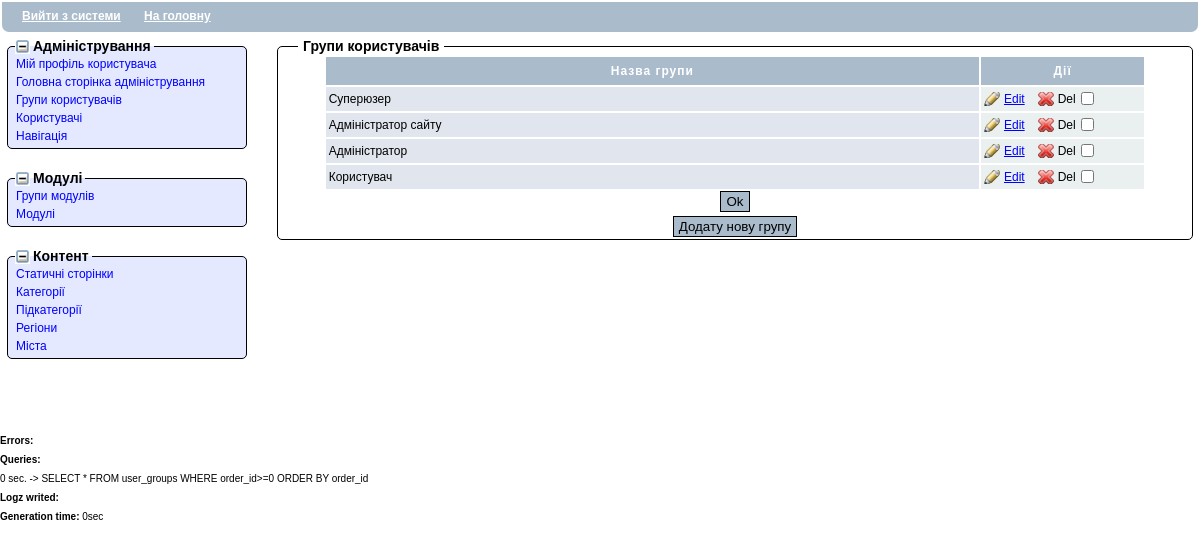
/admin.php?mod=admin_usergroups (signed in), run on the app's committed database.
### tables this page shows
CREATE TABLE `admin_modules` (
  `id` int(11) NOT NULL AUTO_INCREMENT,
  `group` int(11) DEFAULT NULL,
  `name` varchar(50) DEFAULT NULL,
  `module_id` varchar(50) DEFAULT NULL,
  `rights` varchar(255) DEFAULT NULL,
  `extra` enum('0','1') DEFAULT '0',
  `order_id` tinyint(4) DEFAULT '0',
  PRIMARY KEY (`id`),
  UNIQUE KEY `NewIndex1` (`module_id`),
  KEY `NewIndex2` (`group`)
);

CREATE TABLE `admin_mod_groups` (
  `id` int(11) NOT NULL AUTO_INCREMENT,
  `name` varchar(50) DEFAULT NULL,
  `order_id` int(11) DEFAULT '0',
  PRIMARY KEY (`id`)
);

### includes/system.php (called while the page is built, shortened)
<?php
	function check_user_login($uname, $pass, $remember, $src){
		global $errors, $logger;
		$serv_name = $_SERVER['SERVER_NAME'];
		$serv_name=preg_replace('/^www\./si','',$serv_name);
		$res=sql_do("SELECT users.*, user_groups.name AS group_name, user_groups.code AS group_code, user_groups.is_admin, user_groups.admin_rights,
					user_groups.order_id
					FROM users
					LEFT JOIN user_groups ON user_groups.id=users.group
					WHERE users.active=1 AND users.login='".mysql_escape_string($uname)."'");
		if($q=mysql_fetch_array($res,MYSQL_ASSOC)){
			$q['admin_rights']=unserialize($q['admin_rights']);
			if(($src=='cook' && $pass==$q['pass']) || md5($pass.$q['register_date'])==$q['pass']){
				$user=$q;
				$user['logged_in']=true;
				$login_now=0;
				$now=time();
				return $user;
			}else{
				$errors['user_login']='User password incorrect!';
				$logger['user_login']=date('D, d M Y H:i:s', time()).': Attempt to log in from '.$_SERVER['REMOTE_ADDR'].' as '.$uname.';';
				setcookie('login','',time()-3600,'/',$serv_name);
				setcookie('pass','',time()-3600,'/',$serv_name);
			}
		}
		else{
            $errors['user_login']='User login incorrect!';
			$logger['user_login']=date('D, d M Y H:i:s', time()).': Attempt to log in from '.$_SERVER['REMOTE_ADDR'].' as '.$uname.';';
			setcookie('login','',time()-3600,'/',$serv_name);
			setcookie('pass','',time()-3600,'/',$serv_name);
		}
	}
	function sql_do($query){
		global $errors,$queries;
		$start=microtime_float();
		$res=mysql_query($query);
		$end=microtime_float();
		if(!$res){
			$errors[$query]='<font color="blue" size="2"><b>'.mysql_error().'</b></font>';
		}
		else{
			$queries[round($end-$start,4).' sec.']=$query;
		}
		return $res;
	}
	function microtime_float() {
		list($usec, $sec) = explode(" ", microtime());
		return ((float)$usec + (float)$sec);
	}
?>

### definitions.php (called while the page is built, shortened)
<?php
require_once('includes/config.php');
require_once('includes/system.php');
$serv_name = $_SERVER['SERVER_NAME'];;
$serv_name=preg_replace('/^www\./si','',$serv_name);
$config['serv_name']=$serv_name;
$lang=!empty($_GET['lang']) ? $_GET['lang'] : $g_config['def_lang'];
$config['lang']=$lang;
$config['langs']=$g_config['langs'];
$config['lang_arr']=$lang_arr;
$config['url_conf']=$g_config['root_path'];
$config['url_conf_lang']=$lang==$g_config['def_lang'] ? $config['url_conf'] : $config['url_conf'].$lang.'/';
global $user, $errors, $content, $logger;
if(!empty($_COOKIE['login'])&&!empty($_COOKIE['pass'])){
	$user=check_user_login($_COOKIE['login'],$_COOKIE['pass'],'true','cook');
}
elseif(!empty($_COOKIE['fb_id'])){
	$user=check_fb_user_login($_COOKIE['fb_id']);
}
elseif(!empty($_COOKIE['vk_id'])){
	$user=check_vk_user_login($_COOKIE['vk_id']);
}
elseif(!empty($_POST['user_username'])&&!empty($_POST['user_pass'])&&!$user['logged_in']){
	$user=check_user_login($_POST['user_username'],$_POST['user_pass'],$_POST['user_remember'],'post');
}
?>

### includes/config.php (called while the page is built, shortened)
<?
	global $g_config, $cache_time;
	$g_config['db_host']='localhost';
	$g_config['db_user']='root';
	$g_config['db_pass']='';
	$g_config['db_name']='bizcar';
	$g_config['root_path']='/';
	$g_config['per_page']='10';
	$g_config['langs']=array('ukr','rus');
	$g_config['def_lang']='ukr';
?>

### includes/lang/ukr.php (called while the page is built)
<?
	$lang_arr=array(
		'register'=>'Реєстрація',
		'add'=>'Додати оголошення',
		'read_more'=>'читати далі',
		'date'=>'Додано',
        'cat'=>'Категорія',
        'subcat'=>'Підкатегорія',
        'region'=>'Регіон',
        'city'=>'Місто',
        'title'=>'Назва',
        'descr'=>'Опис',
        'phone'=>'Номер телефону',
        'mail'=>'Електронна пошта',
        'url'=>'Посилання',
        'skype'=>'Skype',
        'price'=>'Ціна',
        'contact_name'=>'Ваше ім\'я',
        'expire_date'=>'Розмістити до',
        'not_sel'=>'Не обрано',
        'add_true'=>'Ваше оголошення успішно додано!',
        'uname'=>'Логін',
        'upass'=>'Пароль',
        'rupass'=>'Пароль ще раз',
        'adress'=>'Адреса',
        'icq'=>'icq',
        'blog_alias'=>'Псевдонім блогу',
        'blog_name'=>'Назва блогу',
        'get_blog'=>'Завести блог',
        'not_set'=>' не заповнене',
        'passw_not_m'=>'Паролі не співпадають!',
        'title_ad'=>'Заголовок',
        'expires'=>'Розмістити до',
        'check_input'=>'Перевірте правильність заповнення поля ',
        'errors'=>'Виникли наступні помилки:',
        'main'=>'Головна'
	);
?>

### admin.php (the view, shortened to what this page needs)
<?
require_once('definitions.php');
require_once('includes/formsgen.php');
global $config, $skin_name;
$time_start=microtime_float();
global $user, $admin_modules, $errors, $logger, $queries;
if(($user['is_admin']==1)){
	$query_conf='';
	$res=sql_do("SELECT admin_modules.*,a_g.name AS group_name
				FROM admin_modules
				LEFT JOIN admin_mod_groups AS a_g ON a_g.id=admin_modules.group
				WHERE admin_modules.id>0 $query_conf
				ORDER BY a_g.order_id,a_g.name,admin_modules.order_id");
	$tmp=''; $i=0;$j=0;
	while($q=mysql_fetch_array($res)){
		if($user['group_code']=='root' || !empty($user['admin_rights']['edit'][$q['id']]) || !empty($user['admin_rights']['view'][$q['id']])){
			if($tmp!=$q['group_name']){
				$tmp=$q['group_name'];
				if($i!=0 && $j!=0){
					?></div></fieldset><?
				}
				?><fieldset class="modules_block">
	            <legend class="modules_block_legend opened_group" id="legend_<?=$q['group']?>" onclick="slide_block('group_',<?=$q['group']?>)"><?=$q['group_name']?></legend>
				<div class="admin_group_block" id="group_<?=$q['group']?>"><?
				$j++;
			}
			?><a href="<?=$config['url_conf']?>admin.php?mod=<?=$q['module_id']?>" class="admin_modules_list"><?=$q['name']?></a><?
		$i++;
		}
	}
	if($j!=0){
		?></div></fieldset><?
	}
	$data['main']='';
	if(!empty($_GET['mod']) && (!preg_match('/\.|\//',$_GET['mod']))){
		$res=sql_do("SELECT * FROM admin_modules WHERE module_id='".mysql_escape_string($_GET['mod'])."'");
		if($q=mysql_fetch_array($res)){
    		if($user['group_code']=='root' || !empty($user['admin_rights']['edit'][$q['id']]) || !empty($user['admin_rights']['view'][$q['id']])){
				if(file_exists('admin/modules/'.$_GET['mod'].'.php')){
					$data['main'].='<fieldset class="main_box"><legend>'.$q['name'].'</legend>';
			    	$data['main'].=ob_get_contents();
			    	$data['main'].='</fieldset>';
				}
				else{
					$data['main']='<span class="error">Ошибка! Файл модуля не найден!</span>';
				}
    		}
    		else{
    			$data['main']='<span class="error">Ошибка! Вам запрещен доступ к этому модулю!</span>';
    		}
    	}
    	else{
    		$data['main']='<span class="error">Ошибка! Модуль не существует!</span>';
    	}
	}
	include('admin/skin.php');
}
$log_string='';
$error_string='';
$queries_string='';
if (!empty($queries)){
	foreach($queries as $q_id => $q_data){
		$queries_string.=$q_id.' -> '.$q_data.'<br>';
	}
}
echo '<small><b>Errors:</b><br>'.$error_string.'</small>';
echo '<small><b>Queries:</b><br>'.$queries_string.'</small>';
echo '<small><b>Logz writed:</b><br>'.$log_string.'</small>';
echo '<small><b>Generation time: </b>'.round(microtime_float() - $time_start, 3).'sec</small>';
?>

### admin/style.css (style rules this page uses)
* { margin: 0; padding: 0; }
html { height: 100%; }
body { font: 12px/18px Arial, Tahoma, Verdana, sans-serif; height: 100%; }
a { color: blue; outline: none; text-decoration: underline; }
.modules_block { margin: 5px 5px 20px 5px; padding: 0 3px 3px 3px; border: 1px solid black; background: #e4e9ff; -moz-border-radius: 5px 5px 5px 5px; -webkit-border-radius: 5px 5px 5px 5px; }
.modules_block_legend { margin-left: 4px; padding: 0 3px 0 3px; cursor: default; font-size: 14px; font-weight: bold; }
.opened_group { padding-left: 18px; background: url("../img/negative.gif") left center no-repeat; }
.admin_group_block { margin-left: 5px; }
.main_box { margin: 5px; border: 1px solid black; -moz-border-radius: 5px 5px 5px 5px; -webkit-border-radius: 5px 5px 5px 5px; }
.main_box legend { margin-left: 20px; padding: 0 5px 0 5px; cursor: default; font-size: 14px; font-weight: bold; }
.admin_modules_list { display: block; text-decoration: none; }

### data on the page
admin_modules: name "Групи користувачів"
admin_modules: admin_mod_groups.name "Адміністрування", name "Мій профіль користувача"
admin_modules: name "Головна сторінка адміністрування"
admin_modules: name "Користувачі"
admin_modules: name "Навігація"
admin_modules: admin_mod_groups.name "Модулі", name "Групи модулів"
admin_modules: name "Модулі"
admin_modules: admin_mod_groups.name "Контент", name "Статичні сторінки"
admin_modules: name "Категорії"
admin_modules: name "Підкатегорії"
admin_modules: name "Регіони"
admin_modules: name "Міста"

### other printed values
$data['logout'] "Вийти з системи"
$data['to_home'] "На головну"
$col['data'] "Назва групи"
$col['data'] "Дії"
$col['data'] "Суперюзер"
$col['data'] "Адміністратор сайту"
$col['data'] "Адміністратор"
$col['data'] "Користувач"
$q_id "0 sec."
$q_data "SELECT * FROM user_groups WHERE order_id>=0 ORDER BY order_id"
microtime_float() - $time_start "0"
